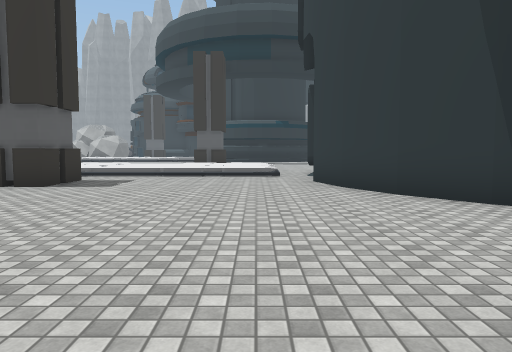
view 1 (above)

14 first-person views from a walk through a 3-D level made in the Unity game engine. The camera is 1.4 m above the floor, tilts 4° down and sees 70° across. The floor is counted in squares, 2 m on a side. Each view is taken from the middle of a square. On the plan, view 1 faces up. The plan holds only what a view shows up to about 11 squares ahead; the rest is blank. The place goes on beyond the plan. The player is left out. Some surface patterns are stand-ins.

view 2
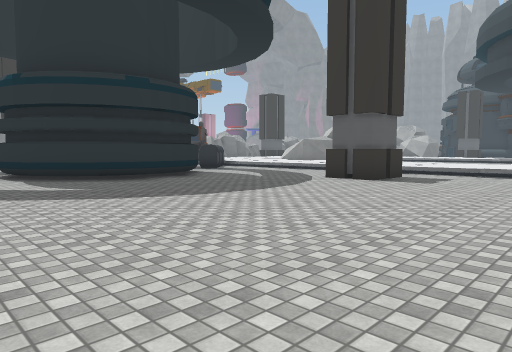

view 3
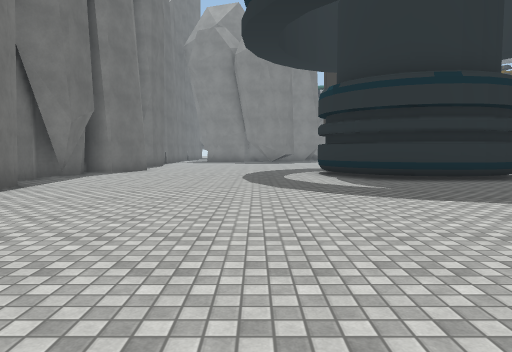

view 4
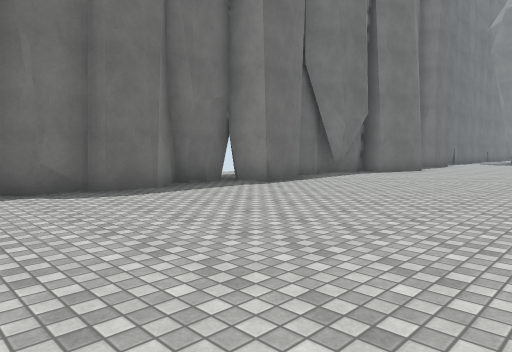

view 5
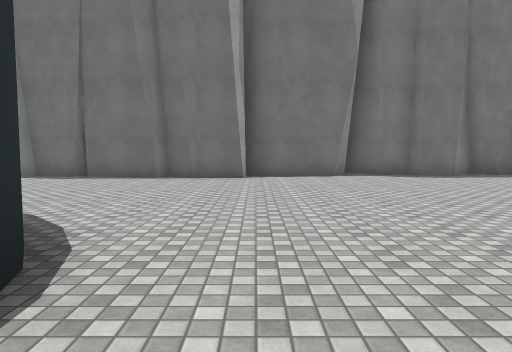

view 6
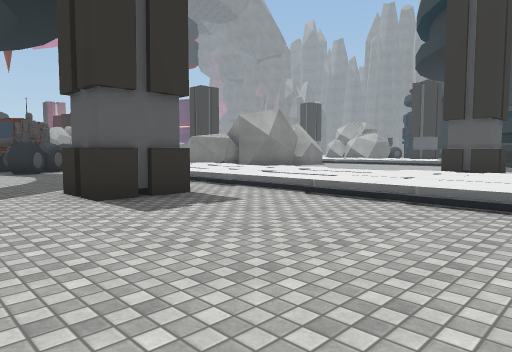

view 7
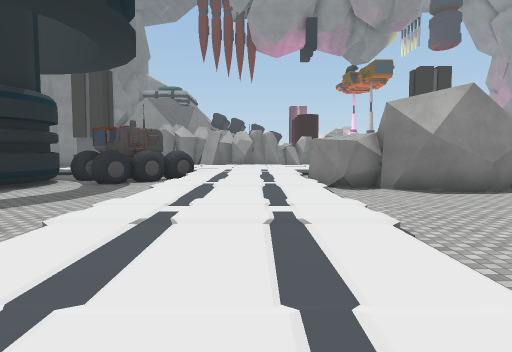

view 8
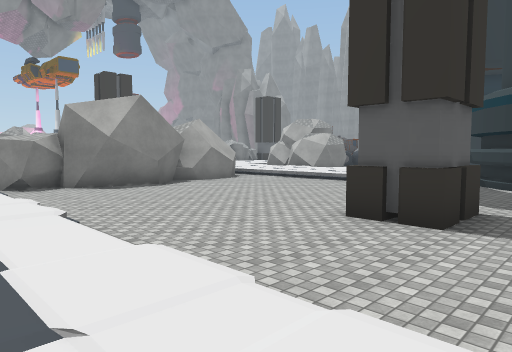

view 9
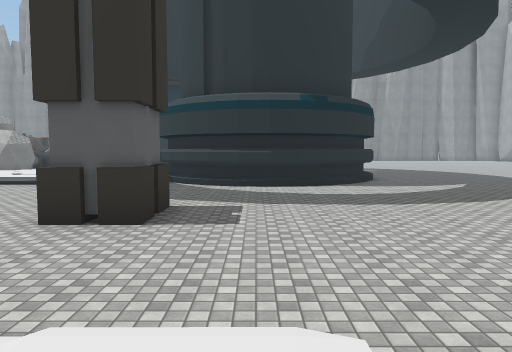

view 10
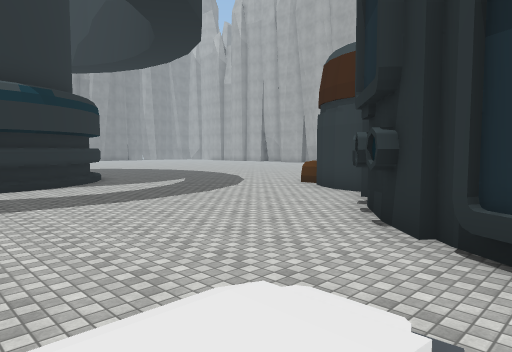

view 11
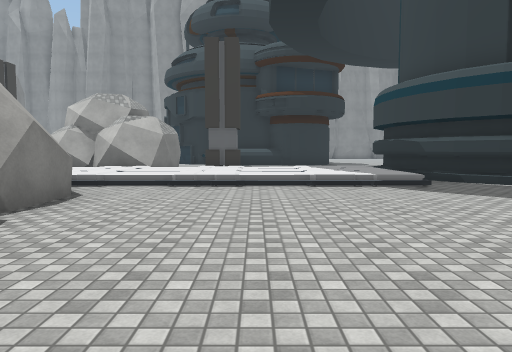

view 12
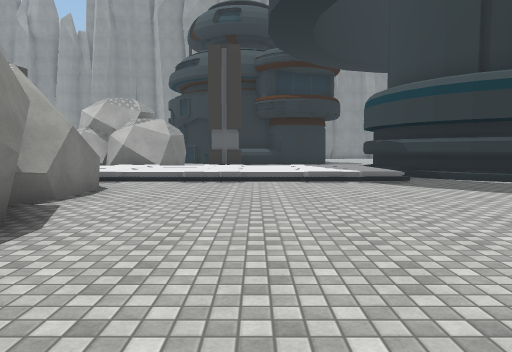

view 13
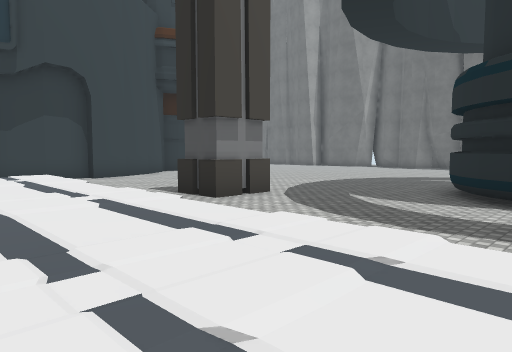

view 14
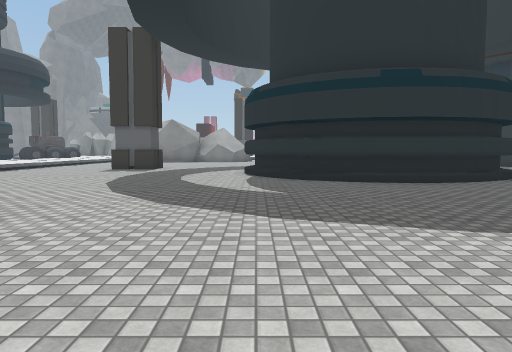

### Floor plan
Key: @ floor where view 1 was taken; # wall or solid block; . main floor; : floor 0.5 m higher than the main floor; / step, stairs or slope; O other object.
Columns run from 12 left of view 1 to 12 right of it. Each row starts with its distance up from view 1.
 26  OO      #      O...
 25  ::::::::##     O....
 24  ::::::::O#   ##.......
 23  :::::::/.#####O........
 22  ////////..O##O..........
 21   #.....................
 20   #....................
 19   #..................
 18   #.......#.........#
 17   #.......#........##
 16  ##................#
 15  #..............####
 14  ##............##
 13 :::::::::::::..#
 12 :::::::::::::.##
 11 :::::::::::::.#
 10 /////////////.#
  9 O.............#
  8 OO.....##.....#
  7 O......##.....#
  6 ###...........##
  5   ##...........#
  4    #............
  3    #............
  2    O............#
  1 O#O.............#
  0  ...........@.....
 -1  .................
 -2 ...................
 -3 ....................
 -4  ...................
 -5  ....................
 -6  ##..##.....#########
 -7   ###########

Where each view was taken, in squares from view 1:
view 1: 0 up, 0 right, facing up
view 2: 1 down, 0 right, facing up-left
view 3: 1 down, 0 right, facing left
view 4: 0 up, 0 right, facing down-left
view 5: 4 up, 2 right, facing down
view 6: 5 up, 1 right, facing up-left
view 7: 12 up, 1 left, facing left
view 8: 12 up, 0 right, facing up-left
view 9: 12 up, 0 right, facing up
view 10: 12 up, 1 left, facing up-right
view 11: 15 up, 7 left, facing up
view 12: 14 up, 7 left, facing up
view 13: 13 up, 11 left, facing down-right
view 14: 22 up, 12 right, facing left
